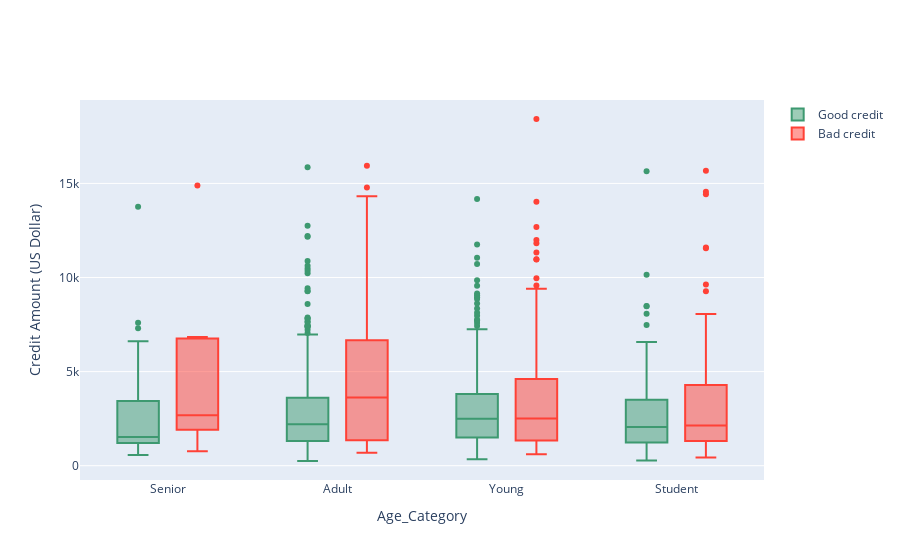

The notebook cell saved with this chart:
### Code cell
df_good = df_credit[df_credit["Risk"] == "good"]
df_bad = df_credit[df_credit["Risk"] == "bad"]

trace0 = go.Box(
    y=df_good["Credit amount"],
    x=df_good["Age_Category"],
    name="Good credit",
    marker=dict(color="#3D9970"),
)

trace1 = go.Box(
    y=df_bad["Credit amount"],
    x=df_bad["Age_Category"],
    name="Bad credit",
    marker=dict(color="#FF4136"),
)

data = [trace0, trace1]

layout = go.Layout(
    yaxis=dict(title="Credit Amount (US Dollar)", zeroline=False),
    xaxis=dict(title="Age_Category"),
    boxmode="group",
)
fig = go.Figure(data=data, layout=layout)

py.iplot(fig, filename="box-age-cat")

### Figure 1 — Plotly figure (JSON) as saved in the notebook; plotly's stock layout.template omitted (floating-point values rounded to 4 significant figures; data arrays with more than 128 entries replaced by an {"elided": "..."} marker saying what was removed)
{"data": [{"marker": {"color": "#3D9970"}, "name": "Good credit", "type": "box", "x": {"elided": "700 str values"}, "y": {"elided": "700 int values"}}, {"marker": {"color": "#FF4136"}, "name": "Bad credit", "type": "box", "x": {"elided": "300 str values"}, "y": {"elided": "300 int values"}}], "layout": {"boxmode": "group", "xaxis": {"title": {"text": "Age_Category"}}, "yaxis": {"title": {"text": "Credit Amount (US Dollar)"}, "zeroline": false}}}
